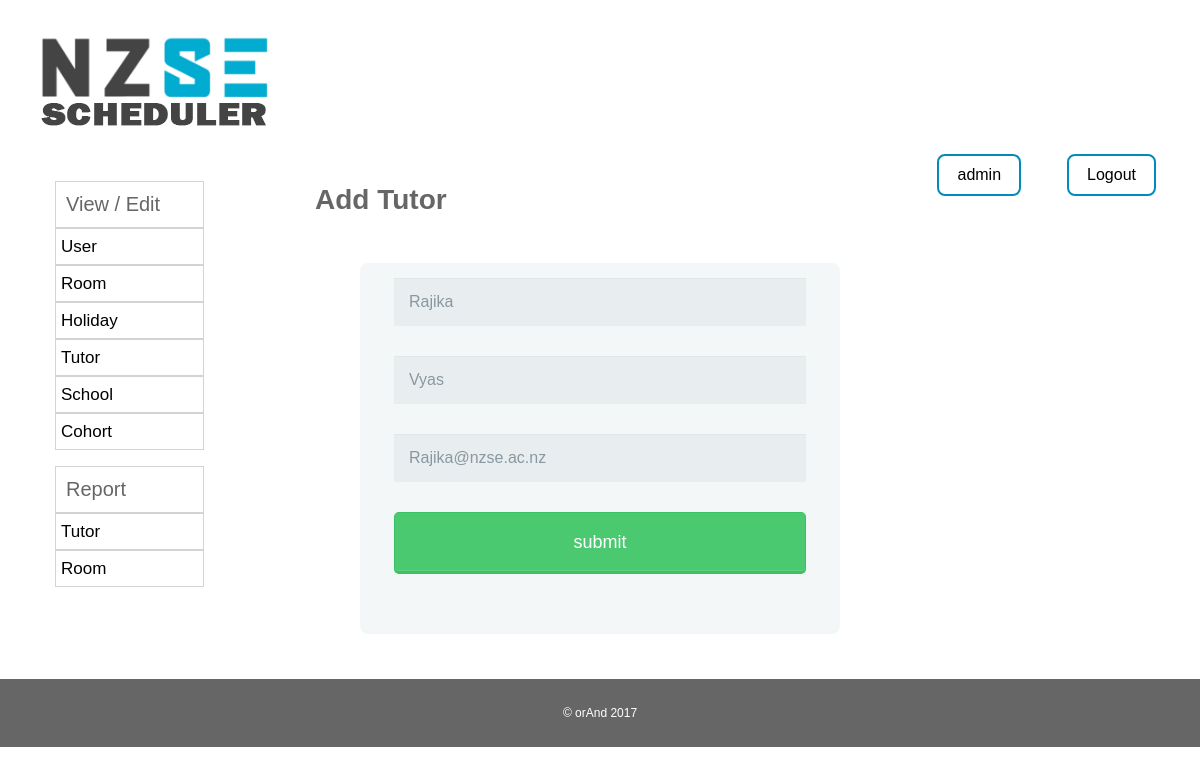
The page /admin_home/admin_addtutor.php?copy=1 (signed in) on the database its author committed.
### tables this page shows
CREATE TABLE IF NOT EXISTS `tutor` (
`tutorid` int(40) NOT NULL,
  `firstname` varchar(20) NOT NULL,
  `lastname` varchar(20) NOT NULL,
  `email` varchar(40) NOT NULL
);

### admin_home/admin_addtutor.php (the view, shortened to what this page needs)
<?php
	if(isset($_GET['copy']) || isset($_GET['edit'])|| isset($_SESSION['errorid']))
	{
		if(isset($_GET['copy']))
		{
		$holidayid=$_GET['copy'];
		}
		elseif(isset($_GET['edit']))
		{
		$holidayid=$_GET['edit'];
		}
		else
		{
			$holidayid=$_SESSION['errorid'];
			unset($_SESSION['errorid']);
		}
	include '../php_script/connectDB.php';
	$result = "SELECT h.* FROM tutor h WHERE h.tutorid='".$holidayid."'";
		if($runquery=mysqli_query($conn,$result))
		{
			while($row = $runquery->fetch_assoc())
			{
				$firstname=$row['firstname'];
				$lastname=$row['lastname'];
				$email=$row['email'];
			}
		}
		else
		{
			$_SESSION['error']="couldnt bring copied data";
		}
	}
?>
<!DOCTYPE html PUBLIC "-//W3C//DTD XHTML 1.0 Strict//EN"
"http://www.w3.org/TR/xhtml1/DTD/xhtml1-strict.dtd">
<html xmlns="http://www.w3.org/1999/xhtml" lang="en" xml:lang="en">
<head>
	<?php include '../php_includes/head_elements.php'; ?>
	<?php include '../php_includes/alertbox.php'; ?>
</head>
<body>
<div id="page-container">
			<?php include '../php_includes/header.php'; ?>
			<?php include '../php_includes/nav.php'; ?>
			<div class="col-6 col-m-9 content">
				<h1>Add Tutor</h1>
<br />
<div id="container">
<div class="form">
<form id="container" action="./admin_addtutor_script.php" method="post">
 <fieldset>
<input type="text" name="firstname" placeholder="First name" value="<?php if(isset($firstname)) echo $firstname;?>">
<input type="text" name="lastname" placeholder="Last name" value="<?php if(isset($lastname)) echo $lastname;?>">
<input type="text" name="email" placeholder="Email" value="<?php if(isset($email)) echo $email;?>">
<?php
if(isset($_GET['edit'])) {echo "<input type='submit' name='submit' value='submit'>";$_SESSION['updatingid']=$holidayid;} else {echo "<input type='submit' name='new' value='submit' >";}
?>
</form>
</div>
</div>
		</div>
		</div>
<br><br>
<?php include '../php_includes/footer.php';?>
</body>
</html>

### rows shown on the page
tutor: firstname "Rajika", lastname "Vyas", email "Rajika@nzse.ac.nz"

### other values the page prints
$_SESSION["userid"] "admin"
